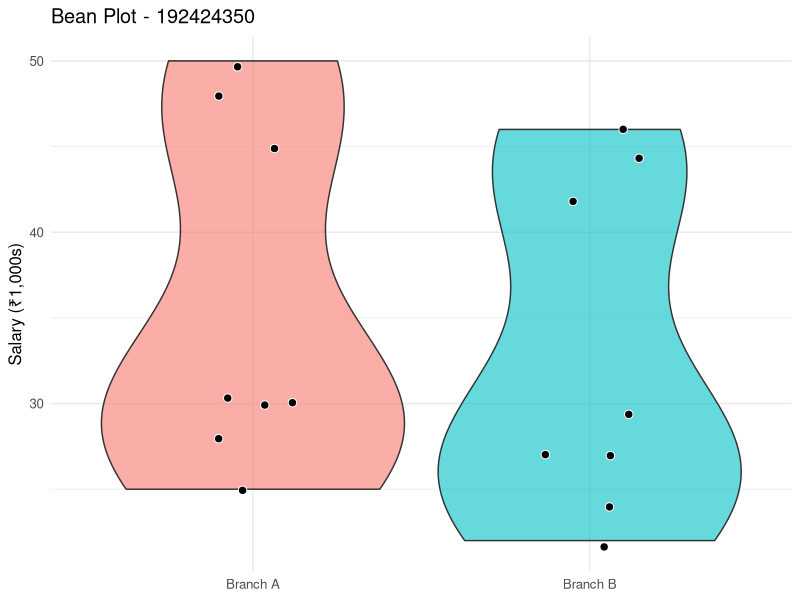
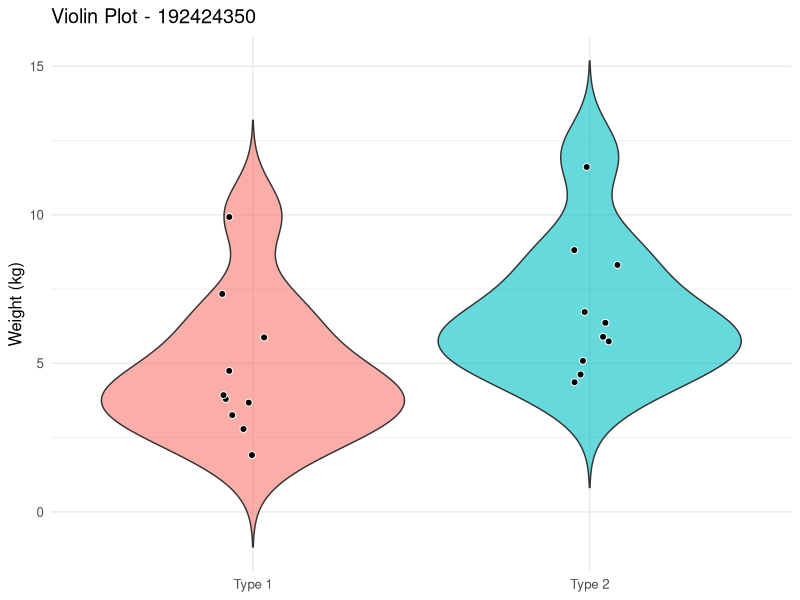

These charts were generated, in order, by the following R code:
# Load required libraries
library(ggplot2)
library(dplyr)

# ------------------------------------------------------------
# PROBLEM 9 – BEAN PLOT (Salaries by Branch)
# ------------------------------------------------------------

# Create the updated dataset (16 employees, 2 branches)
salaries <- data.frame(
  Employee = 1:16,
  Branch = rep(c("Branch A", "Branch B"), each = 8),
  Salary = c(25, 28, 30, 30, 30, 45, 48, 50,   # Branch A
             22, 24, 27, 27, 29, 42, 44, 46)    # Branch B
)

# Bean plot = violin (mirrored density) + jittered points
bean_plot <- ggplot(salaries, aes(x = Branch, y = Salary, fill = Branch)) +
  geom_violin(scale = "width", alpha = 0.6, trim = TRUE) +   # bean body
  geom_jitter(width = 0.15, size = 2.5, shape = 21, 
              fill = "black", color = "white", stroke = 0.5) + # points to show clusters
  labs(
    title = "Bean Plot - 192424350",
    y = "Salary (₹1,000s)",
    x = NULL
  ) +
  theme_minimal(base_size = 12) +
  theme(legend.position = "none")

# Display the plot
print(bean_plot)

# ------------------------------------------------------------
# PROBLEM 14 – VIOLIN PLOT (Weights by Package Type)
# ------------------------------------------------------------

# Create the updated dataset (20 packages, 2 types)
weights <- data.frame(
  PackageID = 1:20,
  Type = rep(c("Type 1", "Type 2"), each = 10),
  Weight = c(2, 3, 3, 4, 4, 4, 5, 6, 7, 10,     # Type 1
             4, 5, 5, 6, 6, 6, 7, 8, 9, 12)      # Type 2
)

# Violin plot with full tails
violin_plot <- ggplot(weights, aes(x = Type, y = Weight, fill = Type)) +
  geom_violin(trim = FALSE, alpha = 0.6) +        # full density shape
  geom_jitter(width = 0.1, size = 2, shape = 21, 
              fill = "black", color = "white", stroke = 0.5) + # optional raw points
  labs(
    title = "Violin Plot - 192424350",
    y = "Weight (kg)",
    x = NULL
  ) +
  theme_minimal(base_size = 12) +
  theme(legend.position = "none")

# Display the plot
print(violin_plot)
